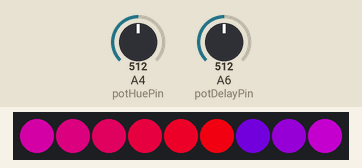
This sketch was run on a simulated Arduino Nano, built with avr-gcc and run on an emulated ATmega328P. Parts: 9 RGB LEDs in strip order, left to right. The test bench sets the inputs (shaded band); at power-on: A4 (potHuePin) = 512, A6 (potDelayPin) = 512.

Above: at 2.27 s.
2.3 s: A4 (potHuePin) set to 716
At 2.37 s:
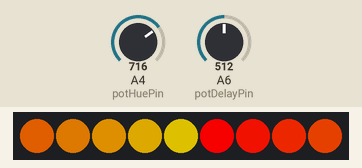
4.1 s: A4 (potHuePin) set to 511
At 4.21 s:
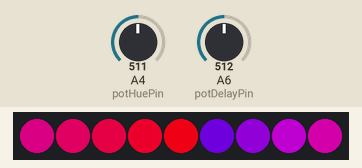
5.8 s: A4 (potHuePin) set to 306
At 5.94 s:
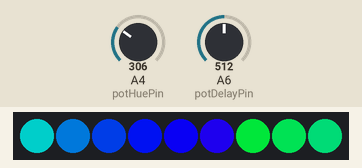
7.5 s: A4 (potHuePin) set to 245
At 7.57 s:
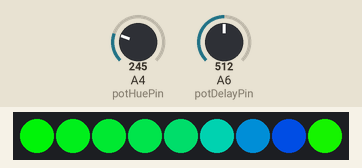
9.3 s: A4 (potHuePin) set to 122
At 9.41 s:
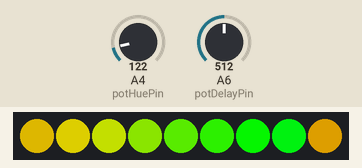
11.0 s: A4 (potHuePin) set to 0
At 11.14 s:
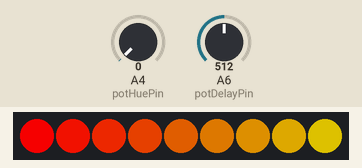

The sketch:

magic-plant.ino
```cpp
#include <FastLED.h>

#define LED_PIN     6
#define COLOR_ORDER GRB
#define CHIPSET     WS2811
#define NUM_LEDS    9
#define STARTUP_DELAY 1000
#define MAX_DELAY_SPEED  100

int potHuePin = A4;
float potHueVal = 0;
int hue = 0;

int potBrightnessPin = A2;
float potBrightnessVal = 0;
int brightness = 240;

int potDelayPin = A6;
float potDelayVal = 0;
int delayspeed = MAX_DELAY_SPEED;

unsigned long lastUpdateTime = 0;
unsigned long currentStep = 0;

CRGB leds[NUM_LEDS];

void setup() {
  delay(STARTUP_DELAY);
  Serial.begin(9600);
  FastLED.addLeds<CHIPSET, LED_PIN, COLOR_ORDER>(leds, NUM_LEDS).setCorrection(TypicalLEDStrip);
  lastUpdateTime = millis();
}

void loop() {
  // between 0.0 and 1.0, takes into account that we are on the 3.3V rail
  potHueVal = (analogRead(potHuePin) * (1 / (1023.0 * (3.3 / 5.0))));
  hue = (int)floor(potHueVal * 255);

  if (hue >= 255) {
    hue = 0;
  }

//  potBrightnessVal = (analogRead(potBrightnessPin) * (1 / (1023.0 * (3.3 / 5.0))));
//  brightness = (int)floor(potBrightnessVal * 255);
//
//  if (brightness >= 240) {
//    brightness = 240;
//  }

  potDelayVal = (analogRead(potDelayPin) * (1 / (1023.0 * (3.3 / 5.0))));
//  delayspeed = (int)floor(potDelayVal * 255);

  if (millis() - lastUpdateTime > delayspeed) {
    lastUpdateTime = millis();
    currentStep++;
  }

  chase(currentStep);
  FastLED.show();
}

// a chase through colors
void chase(unsigned long currentStep) {
  int hueOffset = 70; // The value to add to Hue to build the spectrum
  int hueDiff = hueOffset / NUM_LEDS;
  int valueHolder [NUM_LEDS];
  int currentIndex = 0;

  for(int j = 0; j < NUM_LEDS; j++) {
    valueHolder[j] = hue + (j * hueDiff) % 255;
  }

  for(int i = 0; i < NUM_LEDS; i++) {
    int s = (i + currentStep) % NUM_LEDS;
    leds[i] = CHSV(valueHolder[s], 255, brightness);
  }
}
```

Measured:
- after the input at 2.3 s, the LEDs: change at once (image 1)
- after the input at 4.1 s, the LEDs: first change at once (image 2 shows a later state)
- after the input at 5.8 s, the LEDs: first change at once (image 3 shows a later state)
- after the input at 7.5 s, the LEDs: change at once (image 4)
- after the input at 9.3 s, the LEDs: first change at once (image 5 shows a later state)
- after the input at 11.0 s, the LEDs: first change at once (image 6 shows a later state)
